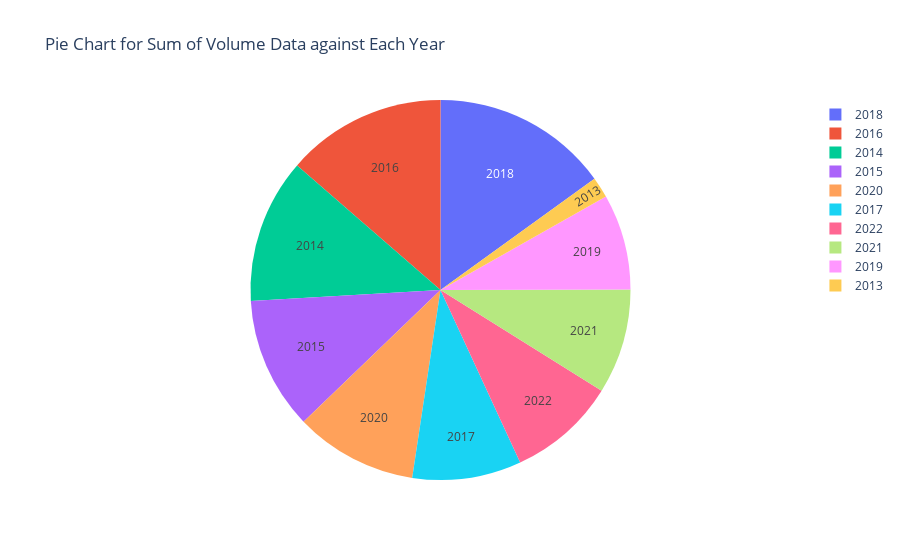

Here is the notebook cell this chart was saved with:
### Markdown cell above
# Task 4: Comparison of Volumes for Each Year

### Code cell
# create the pie chart
df['Year'] = df['Date'].dt.year
df_pie = df.groupby('Year')['Volume'].sum()

layout = {
    'title': 'Pie Chart for Sum of Volume Data against Each Year'}

fig = go.Figure(data=[go.Pie(labels=df_pie.index, values=df_pie.values, textinfo='label')], layout=layout)
fig.show()

# Save the figure
fig.write_html("images/volume_pie_chart.html")
fig.write_image("images/volume_pie_chart.png")
print("Saved: images/volume_pie_chart.html and images/volume_pie_chart.png")

### Figure 1 — Plotly figure (JSON) as saved in the notebook; plotly's stock layout.template omitted (floating-point values rounded to 4 significant figures)
{"data": [{"labels": [2013, 2014, 2015, 2016, 2017, 2018, 2019, 2020, 2021, 2022], "textinfo": "label", "type": "pie", "values": [845516300, 5857904100, 5361488600, 6479293700, 4410743500, 7155865200, 3880460600, 4963890300, 4246261600, 4389602500]}], "layout": {"title": {"text": "Pie Chart for Sum of Volume Data against Each Year"}}}
